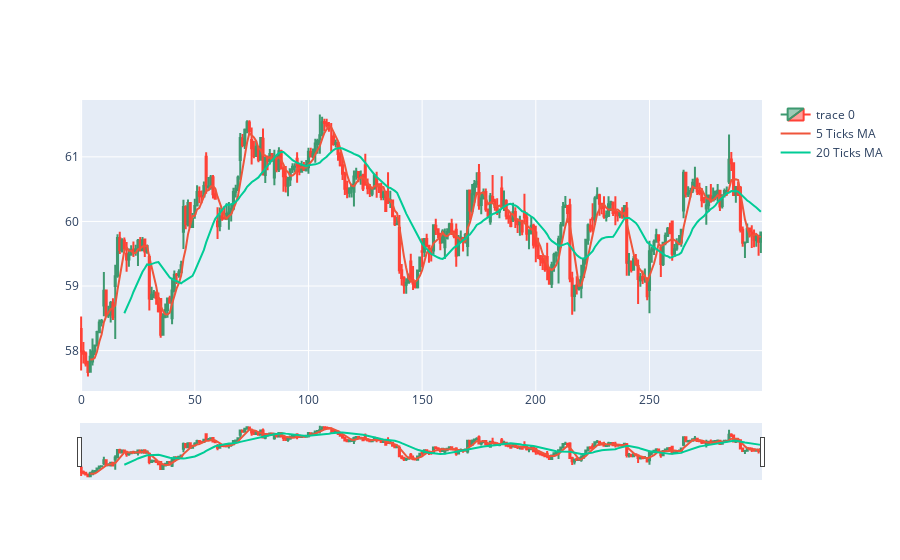

Write notebook code for a chart like this one.
### Code cell
# plot eith candle stick

fig = go.Figure(data=[go.Candlestick(x=walmart_data.index,
                open=walmart_data['Open'],
                high=walmart_data['High'],
                low=walmart_data['Low'],
                close=walmart_data['Close'])])

# plot moving average of 20 ticks and 80 ticks

fig.add_trace(go.Scatter(x=walmart_data.index, y=walmart_data['Close'].rolling(window=5).mean(), name='5 Ticks MA'))
fig.add_trace(go.Scatter(x=walmart_data.index, y=walmart_data['Close'].rolling(window=20).mean(), name='20 Ticks MA'))

fig.show()

### Figure 1 — Plotly figure (JSON) as saved in the notebook; plotly's stock layout.template omitted (floating-point values rounded to 4 significant figures; data arrays with more than 128 entries replaced by an {"elided": "..."} marker saying what was removed)
{"data": [{"close": {"elided": "300 float values"}, "high": {"elided": "300 float values"}, "low": {"elided": "300 float values"}, "open": {"elided": "300 float values"}, "type": "candlestick", "x": {"elided": "300 int values"}}, {"name": "5 Ticks MA", "type": "scatter", "x": {"elided": "300 int values"}, "y": {"elided": "300 float values"}}, {"name": "20 Ticks MA", "type": "scatter", "x": {"elided": "300 int values"}, "y": {"elided": "300 float values"}}], "layout": {}}
